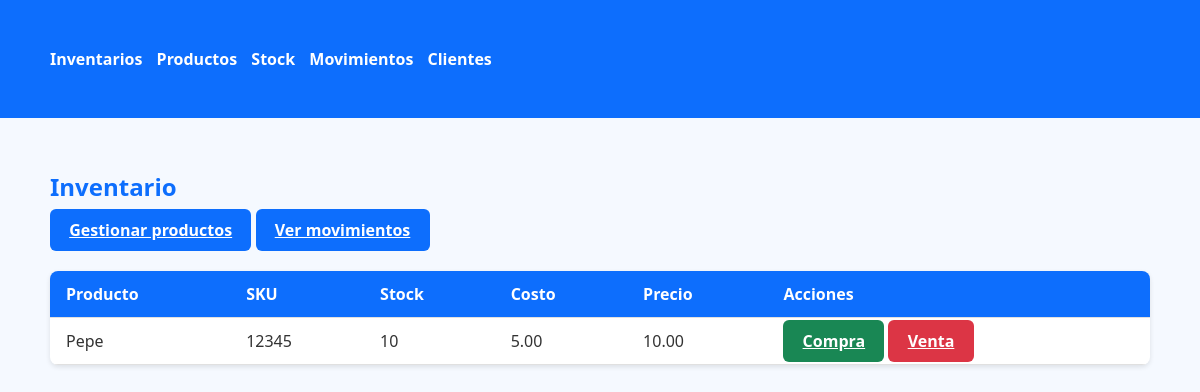
Page /inventory on the committed database.
### app.py (models this page shows)
class Product(db.Model):
    id = db.Column(db.Integer, primary_key=True)
    name = db.Column(db.String(100), nullable=False)
    sku = db.Column(db.String(50), unique=True, nullable=True)
    stock = db.Column(db.Integer, default=0)
    cost = db.Column(db.Float, default=0)   # costo unitario
    price = db.Column(db.Float, default=0)  # precio unitario
    created_at = db.Column(db.DateTime, default=datetime.utcnow)

### app.py (the view)
@app.route('/inventory')
def inventory():
    products = Product.query.order_by(Product.name).all()
    return render_template('inventory.html', products=products)

### templates/inventory.html
{% extends 'base.html' %}
{% block content %}
<div class="d-flex justify-content-between align-items-center mb-3">
  <h2>Inventario</h2>
  <div>
    <a class="btn btn-primary mb-3" href="{{ url_for('products') }}">Gestionar productos</a>
    <a class="btn btn-primary mb-3" href="{{ url_for('movements') }}">Ver movimientos</a>
  </div>
</div>
<table class="table table-bordered">
  <thead>
    <tr>
      <th>Producto</th>
      <th>SKU</th>
      <th>Stock</th>
      <th>Costo</th>
      <th>Precio</th>
      <th>Acciones</th>
    </tr>
  </thead>
  <tbody>
    {% for p in products %}
    <tr>
      <td>{{ p.name }}</td>
      <td>{{ p.sku or '' }}</td>
      <td>{{ p.stock }}</td>
      <td>{{ "%.2f"|format(p.cost) }}</td>
      <td>{{ "%.2f"|format(p.price) }}</td>
      <td>
        <a class="btn btn-sm btn-success" href="{{ url_for('new_purchase') }}">Compra</a>
        <a class="btn btn-sm btn-danger" href="{{ url_for('new_sale') }}">Venta</a>
      </td>
    </tr>
    {% endfor %}
  </tbody>
</table>
{% endblock %}

### static/styles/style.css (style rules this page uses)
body { font-family: "Segoe UI", Tahoma, sans-serif; margin: 0; padding: 0; background-color: #f5f9ff; color: #333; }
h1, h2, h3 { color: #0d6efd; margin-bottom: 1rem; }
table { width: 100%; border-collapse: collapse; margin-bottom: 2rem; background: white; border-radius: 8px; overflow: hidden; box-shadow: 0 2px 5px rgba(0,0,0,0.1); margin-top: 30px; }
th, td { padding: 0.75rem 1rem; border-bottom: 1px solid #e0e0e0; text-align: left; }
th { background-color: #0d6efd; color: white; }
.btn { padding: 0.6rem 1.2rem; border: none; border-radius: 6px; cursor: pointer; font-weight: bold; }
.btn-primary { background-color: #0d6efd; color: white; }
.btn-danger { background-color: #dc3545; color: white; }
.btn-success { background-color: #198754; color: white; }

### rows in the picture
Product: name "Pepe", sku "12345", stock "10", cost "5.00", price "10.00"
